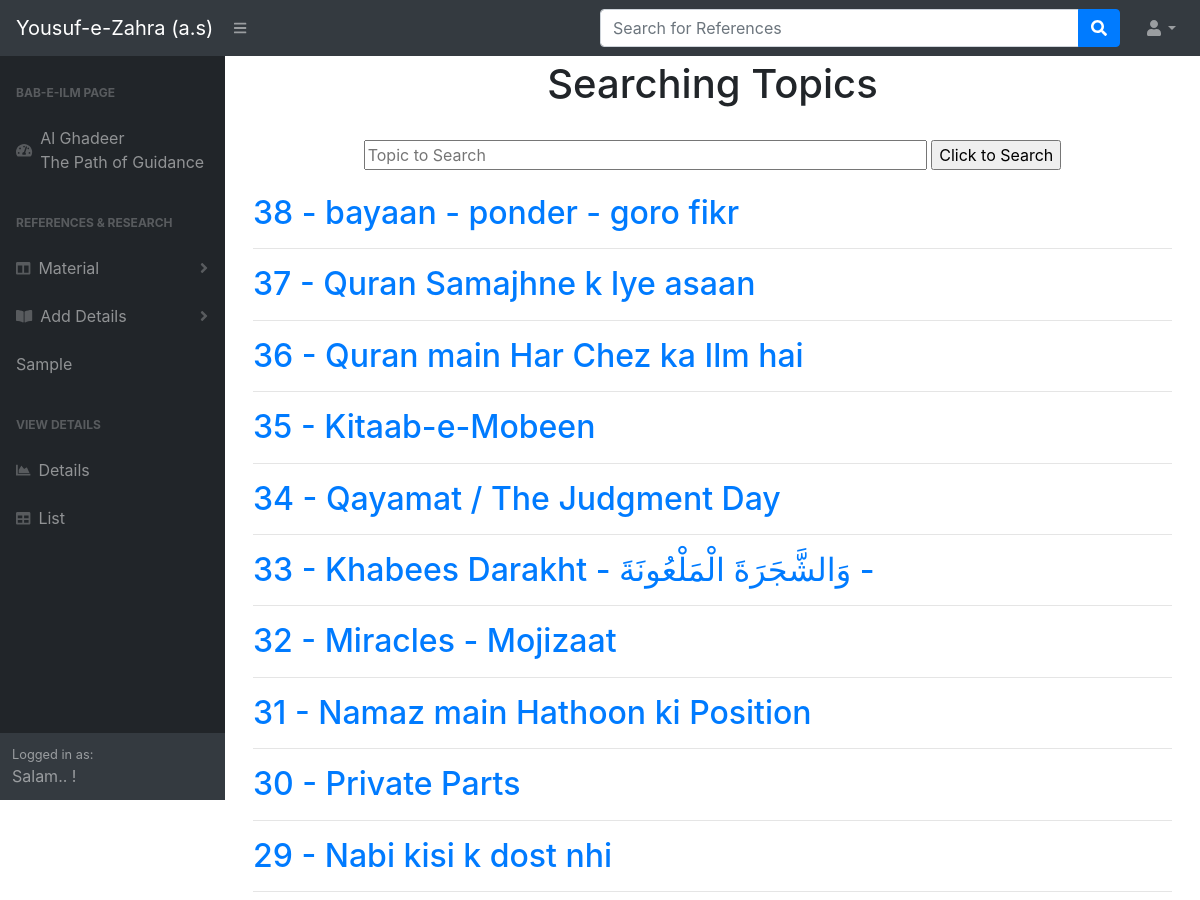
Page /home/topicSearch/ (upper part) on the earlier database version.
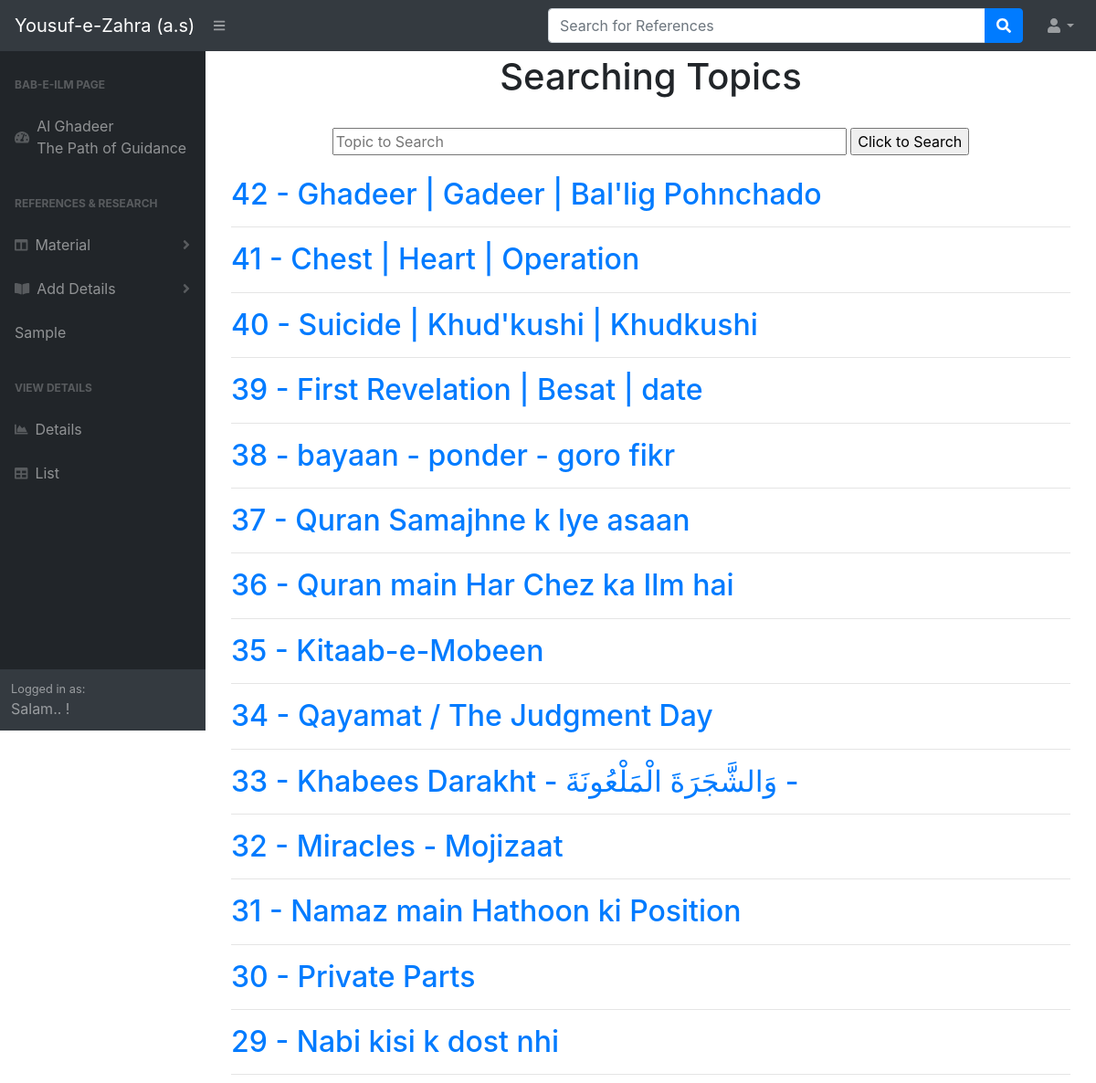
Same page on the later database version.
### haq/models.py (models this page shows)
class Topic(models.Model):
    _topic = models.CharField(max_length=50)
    def __str__(self):
        return self._topic

### haq/views.py (the view)
# urls.py: path('topicSearch/', views.TopicSearchView, name="topicSearch"),
def TopicSearchView(request):
    temp = topic()
    _searchWord = None
    list_Authorized_People = Authorized_Person.objects.all()
    all_topic = Topic.objects.all()
    found_list = []  #will be sent to html page
    _length_found = 0 #length of the list found
    if request.method == "POST":
        _searchWord = request.POST['searchWord']
        _len_search = len(_searchWord)
        if _len_search < 3:
            return render(request, 'haq/topicSearch.html', {
                "auth_persons": list_Authorized_People,
                "size": _len_search,
                "all_topics": temp[0],
                "list_size": temp[1]
            })
        else:
            for tp in all_topic: # getting single reference from all list of references
                _flag = False
                ttp = str(tp)
                _len_word = len(ttp)
                _start_point = 0
                _end_point = _len_search
                if _len_word >= _len_search:
                    while (_end_point <= _len_word):
                        if ttp[_start_point : _end_point].lower() == _searchWord.lower():
                            found_list.append({'tp_id': tp.id, 'tp_name': ttp})
                            _flag = True
                            break;
                        else:
                            _start_point += 1
                            _end_point += 1
            length_found = len(found_list)
        return render(request, 'haq/topicSearch.html', {
            "auth_persons": list_Authorized_People,
            "length_found": length_found,
            "found_list" : found_list,
            "all_topics": temp[0],
            "list_size": temp[1]
        })
    else:
        new_topic_list = []
        for t in all_topic:
            new_topic_list.append(t)
        new_topic_list.reverse()
        return render(request, 'haq/topicSearch.html', {
            "auth_persons": list_Authorized_People,
            "all_topics": new_topic_list,
        })

### haq/views.py (called while the page is built)
def topic():
    all_topics = Topic.objects.all()
    list_size = 0
    if len(all_topics) != 0:
        list_size = len(all_topics)
    return (all_topics, list_size )

### haq/templates/haq/topicSearch.html (shortened to what this page needs)
{% extends 'haq/sample.html' %}
{% block body %}
    <div id = "titlespan">
        <div  class="move_center">
            <h1 class="move_center">Searching Topics</h1>
        </div>
        <br>
        <span id="topicSearch" >
            <form action = '{% url 'haq:topicSearch' %}' method="POST" class="move_center">
                <input type="text" name="searchWord" size="50" value="" placeholder="Topic to Search">
                <input type="submit" value="Click to Search">
            </form>
            <br>
            {% if length_found >= 0 %}
                <h4>total search found: {{ length_found }}</h4>
            {% else %}
                {% for topics in all_topics %}
                    <a href={% url 'haq:getTopic' topics.id %} > <h2>{{topics.id}} - {{topics}}</h2></a>
                    <hr>
                {% endfor %}
            {% endif %}
        </span>
        <hr><br>
    </div>
{% endblock %}

Differences in the rows shown:
added Topic: id "42", _topic "Ghadeer | Gadeer | Bal'lig Pohnchado"
added Topic: id "41", _topic "Chest | Heart | Operation"
added Topic: id "40", _topic "Suicide | Khud'kushi | Khudkushi"
added Topic: id "39", _topic "First Revelation | Besat | date"
